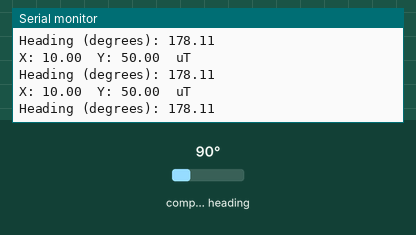
Simulated run of this sketch. Board: ESP32. Shown: the last lines printed to the serial monitor. The test bench sets the inputs (shaded band); at power-on: compass heading 90°.

Above: at 1.3 s.
1.4 s: compass heading set to 7°
At 1.9 s:
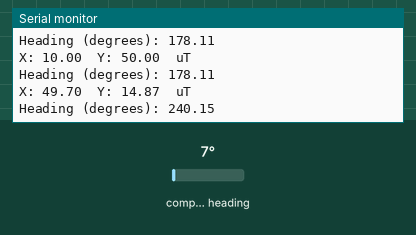
2.9 s: compass heading set to 180°
At 3.4 s:
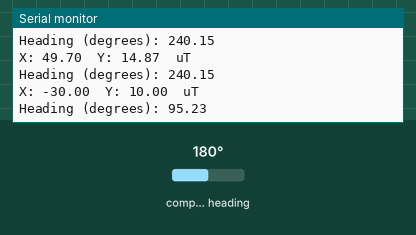
Timing chart, 0 to 5.9 s (numbered marks = the images above; inputs shaded):
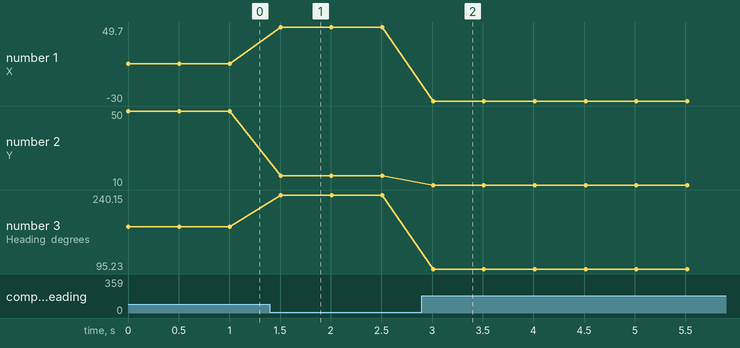

Measured:
- after the input at 1.4 s, the serial monitor: prints a new line after 0.11 s (image 1)
- after the input at 2.9 s, the serial monitor: prints a new line after 0.11 s (image 2)
- plotted number 1: 10 → 49.7 after the input at 1.4 s, 49.7 → -30 after the input at 2.9 s
- plotted number 2: 50 → 14.87 after the input at 1.4 s
- plotted number 3: 178.11 → 240.15 after the input at 1.4 s, 240.15 → 95.23 after the input at 2.9 s

The sketch:

Rover-compasstest.ino
```cpp
/***************************************************************************
  Based on an example  by Kevin Townsend written for Adafruit Industries,
  Prints magnetometer (compass) readings to serial monitor (you need to open serial monitor at 9600 Baud)
 ***************************************************************************/
//I2C library
#include <Wire.h>
//Adafruit sensor libraries. See https://github.com/adafruit/Adafruit_HMC5883_Unified
#include <Adafruit_Sensor.h>
#include <Adafruit_HMC5883_U.h>

static const int RXPin = 5, // the serial connection to GPS. Note that RX, TX
                 TXPin = 4, // refer to 'device view'
                 SDAPin = 0, SCLPin = 2,//I2C pins
                 Motor1aPin = 12, Motor1bPin = 14,
                 Motor2aPin = 13, Motor2bPin = 15;


/* Create new magnetometer (compass)  sensor, with random ID */
Adafruit_HMC5883_Unified compass = Adafruit_HMC5883_Unified(12345);


void setup(void)  {
    //start serial monitor
    Serial.begin(9600);
    Serial.println("Compass Test"); Serial.println("");
    Wire.begin(SDAPin, SCLPin);
    // Initialise the sensor
    if (!compass.begin()) {
        /* There was a problem detecting the HMC5883 ... check your connections */
        Serial.println("Ooops, no HMC5883 detected ... Check your wiring!");
        while(1);//just stop forever
    }
}

void loop(void)  {
    // Get a new sensor reading (event)
    sensors_event_t event;
    compass.getEvent(&event);

    float X,Y;
    // Get x,y components of magnetic field vector; values are in micro-Tesla (uT))
    X=event.magnetic.x;
    Y=event.magnetic.y;
    /*
     * correct for bias. For reasons unknown, the compass sensors we use have some bias:
     * the value they return differs from true value by
     * x_returned=x_true +x_offset
     * thus, to get correct value, we must subtract offset
     * To find bias, rotate the sensor 360 degrees computing the maximal and minimal value; then
     * x_offset=(x_returned_min +x_returned_max)/2
     */
    float Xoffset=-10, Yoffset=-10 ;
    X-=Xoffset;
    Y-=Yoffset;
    Serial.print("X: "); Serial.print(X); Serial.print("  ");
    Serial.print("Y: "); Serial.print(Y); Serial.print("  ");
    Serial.println("uT");

    // Calculate heading  and convert radians to degrees
    // Heading = angle from north, counted clockwise (so east would be 90, west=270)
    float heading = atan2(-X, -Y) * 180/PI;

    /* Once you have your heading, you must then add your 'Declination Angle',
     * to account for difference between magnetic north and true north which is the 'Error' of the magnetic field in your location.
     * See here: http://www.magnetic-declination.com/
     * For New York, declination is -13.2 (west); that is, magnetic north is 13 degrees west of true north.
     */
    float declinationAngle =-13.2;
    heading += declinationAngle;

    // correct as needed to guarantee that result is between 0 and 360
    if (heading < 0) heading += 360;
    if (heading > 360 ) heading -= 360;
    Serial.print("Heading (degrees): "); Serial.println(heading);

    delay(500);
}
```
